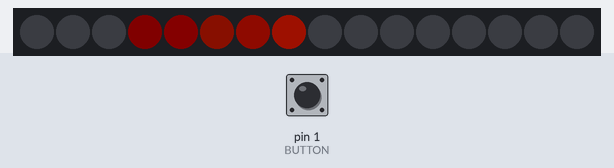
Simulated run of this sketch. Board: Arduino Uno, built with avr-gcc and run on an emulated ATmega328P. Shown: 16 RGB LEDs in strip order, left to right. The test bench sets the inputs (shaded band); at power-on: pin 1 (BUTTON) HIGH. Dim RGB values are drawn brighter than linear; random numbers use the default seed unless the sketch sets one.

Above: at 1.2 s.
1.3 s: pin 1 (BUTTON) pulled LOW for 0.15 s
2.0 s: pin 1 (BUTTON) pulled LOW for 1 s
At 3.11 s:
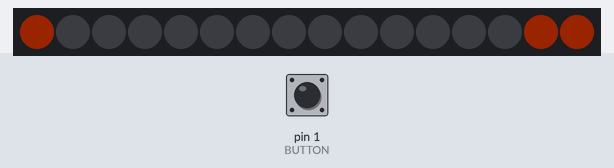
3.6 s: pin 1 (BUTTON) pulled LOW for 0.15 s
At 3.91 s:
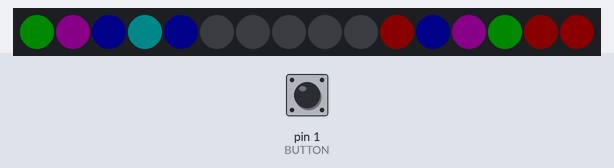
4.3 s: pin 1 (BUTTON) pulled LOW for 3.2 s
8.1 s: pin 1 (BUTTON) pulled LOW for 0.15 s
At 8.72 s:
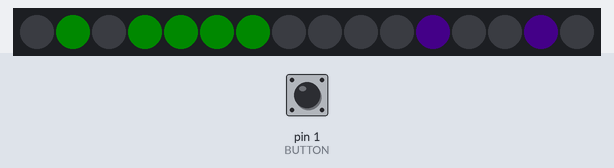
8.8 s: pin 1 (BUTTON) pulled LOW for 0.15 s
At 9.3 s:
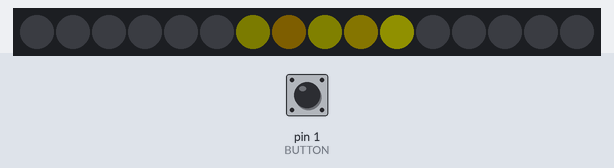

The sketch:

pendant.ino
```cpp
#include <Adafruit_NeoPixel.h>

#define PIN 0
#define BUTTON 1

Adafruit_NeoPixel pixels = Adafruit_NeoPixel(16, PIN);


uint32_t tick;
uint8_t mode = 0;
uint8_t ledId = 0;
uint8_t i = 0;
uint8_t full = 0;
boolean forward;
boolean up = true;
uint8_t laststate = false;
uint8_t currentstate = false;
uint8_t rgbColour[3];
uint32_t randColor = 0;
uint32_t m_z;
uint32_t m_w;
uint32_t colors[6] = {0xff0000,0x00ff00,0x0000ff,0xffff00,0x00ffff,0xff00ff};

void setup() {
  pixels.begin();
  pinMode(BUTTON,INPUT);
  digitalWrite(BUTTON,HIGH);
}

void loop() {
  // Start off with red.
  rgbColour[0] = 255;
  rgbColour[1] = 0;
  rgbColour[2] = 0;

  for (int decColour = 0; decColour < 3; decColour += 1) {
    int incColour = decColour == 2 ? 0 : decColour + 1;

    // cross-fade the two colours.
    for(int i = 0; i < 255; i += 1) {
      rgbColour[decColour] -= 1;
      rgbColour[incColour] += 1;
       switch (mode){
         case 1:
           bounce(rgbColour);
           break;
         case 2:
           fourSpin(rgbColour);
           break;
         case 3:
           fill(rgbColour,0);
           break;
         case 4:
           fill(rgbColour,1);
           break;
         case 5:
           colorSpin();
           break;
         case 6:
           spark();
           break;
       }
       currentstate = digitalRead(BUTTON);
       if(currentstate != laststate){
         if(currentstate == HIGH){
           mode++;
           if(mode > 6){
              mode = 1;
           }
         }
         if(mode >= 4){
            pixels.setBrightness(10);
         }else{
            pixels.setBrightness(32);
         }
         laststate = currentstate;
       }
    }


    //delay(75);
  }
}

void bounce(uint8_t* rgbColour){
   uint8_t leader = tick%16;
   uint8_t divisor=1;
   for(i=0;i<16;i++)
   {
      if(i < 5){
        if(forward){
          ledId = (leader-i);
        }else{
           ledId = (leader+i);
        }
        pixels.setPixelColor(ledId,rgbColour[0]/divisor,rgbColour[1]/divisor,rgbColour[2]/divisor);
        divisor++;
      }else{
         if(forward){
           ledId = (leader-i+16)%16;
         }else{
           ledId = (leader+i)%16;
         }
         pixels.setPixelColor(ledId,0);
      }
    }

   pixels.show();
   if(tick == 63){
      forward = false;
   }
   if(tick == 0){
      forward = true;
   }

   if(forward){
     tick++;
   }else{
     tick--;
   }
   delay(50);
}
//5,9,14,1    7,11,15,3
void fourSpin(uint8_t* rgbColour){
    uint8_t pos = tick%16;
    for(ledId = pos;ledId < pos + 16; ledId++){
      if((ledId-pos)%4==0){
        pixels.setPixelColor(ledId%16,rgbColour[0],rgbColour[1],rgbColour[2]);
      }else{
        pixels.setPixelColor(ledId%16,0);
      }
    }

    pixels.show();
    tick++;
    delay(75);
}

void colorSpin(){
   pixels.setBrightness(10);
   uint8_t pos = tick%16;
   uint32_t currentColor = 0xFF;
   for(ledId = pos;ledId < pos + 16; ledId++){
     if((ledId-pos)%4==0){
         currentColor <<= 8;
         if(currentColor == 0){
           currentColor = 0xFF;
         }
      }
      if(8<=(ledId-pos) && ledId-pos<12){
        pixels.setPixelColor(ledId%16,127,0,255);
      }else{
         pixels.setPixelColor(ledId%16,currentColor);
      }
    }
    pixels.show();
    tick++;
    delay(50);
}

void fill(uint8_t* rgbColour,bool rand){
  uint8_t ci =0;
  if(up){
      full++;
   }else{
      full--;
   }
   if(full == 8 || full == 0)
      up = !up;
   if(rand){
     pixels.setPixelColor((i-1)%16,colors[ci]);
   }else{
     pixels.setPixelColor(15, rgbColour[0],rgbColour[1],rgbColour[2]);
   }
   for(i=0;i<16;i++){
     if((i<=full) || (i>=(16-full))){
       if(rand){
         ci = random(6);
         pixels.setPixelColor((i-1)%16,colors[ci]);
       }else{
          pixels.setPixelColor((i-1)%16, rgbColour[0],rgbColour[1],rgbColour[2]);
       }
     }
     else{
       pixels.setPixelColor((i-1)%16,0);
     }
   }
   pixels.show();
   delay(200);
   tick++;
}


void spark(){
   ledId = random(16);
   uint8_t ci = random(6);
   pixels.setPixelColor(ledId,colors[ci]);
   pixels.show();
   delay(20);
   pixels.setPixelColor(ledId,0);
}
```
